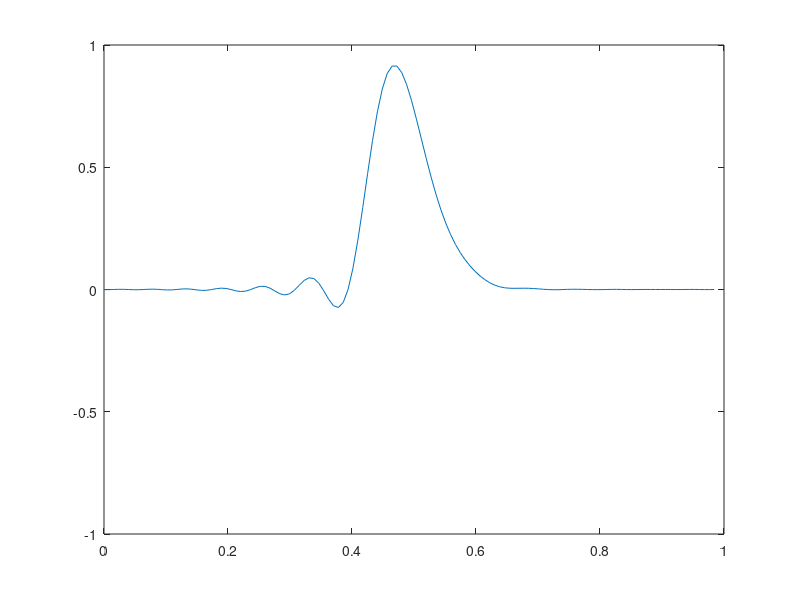

Reproduce this figure in MATLAB.
% Problem 4 (c)
% Marty Fuhry
% 2/14/2011
% Compiled and ran using GNU Octave, version 3.2.4 configured for "x86_64-pc-linux-gnu".

%%%%%%%%%%%%%%%%%%%%%%%%%%%%%%%%%%%%%%%%%%%%%%%%%%%%%%%%%%%%%%%%%%%%%%%%%%%%%%%%
% Consider the advection equation                                              %
%  u_t + a u_x = 0                                                             %
% on the interval 0 < x < 1 with a = 1.                                        %
% Use leapfrog and second-order centered space differencing                    % 
%  u_j^n+1 = u_j^n-1 - a * dt / dx (u_j+1^n - u_j-1^n)                         %
% with m=128 grid points and the intial conditions                             %
%  u(x, 0) = sech^2(20x - 10)                                                  %
%  and the narrower                                                            %
%  u(x, 0) = sech^2(40x - 20)                                                  %
% with periodic boundary conditions                                            %
%  u(0, t) = u(1, t).                                                          %
% Discuss what you find (see assignment paper).                                %
%%%%%%%%%%%%%%%%%%%%%%%%%%%%%%%%%%%%%%%%%%%%%%%%%%%%%%%%%%%%%%%%%%%%%%%%%%%%%%%%

% set up some PDE variables
alpha = 1;
m = 128;
a = 0;
b = 1;

% discretize the grid
dx = (b - a) / (m - 1);
x = [a-dx:dx:b+dx]';

% loop through the time values
for dt = [0.0156, 0.00781, 0.00391, 0.00195]
    timesteps = 1/dt; % make it loop once
    mu = alpha*dt/dx; % for the FD method

    % define the FD matrix 
    A = diag(ones(m+1,1), 1) - diag(ones(m+1,1), -1);
    A(1,m+1) = -1;    % with periodic 
    A(m+2,2) = 1;     % boundary conditions

    Uprev = sech(20*x - 10).^2; % and this initial condition first

    % use forward Euler to get first approximation
    Ucurrent = Uprev - mu*A*Uprev;

    % this is the exact initial condition
    % which will eliminate the oscillating backwards-moving wave
    %Ucurrent = sech(20*(x - alpha*dt) - 10).^2;

    % start the FD method
    for t = 1:timesteps
        Utemp    = Ucurrent;
        Ucurrent = Uprev - mu*A*Ucurrent;
        Uprev    = Utemp;
        plot(x(2:m-1),Ucurrent(2:m-1)); % and plot it
        axis([a,b,-1,1])
        drawnow;
    endfor
    input("Press any key to continue.");
endfor

